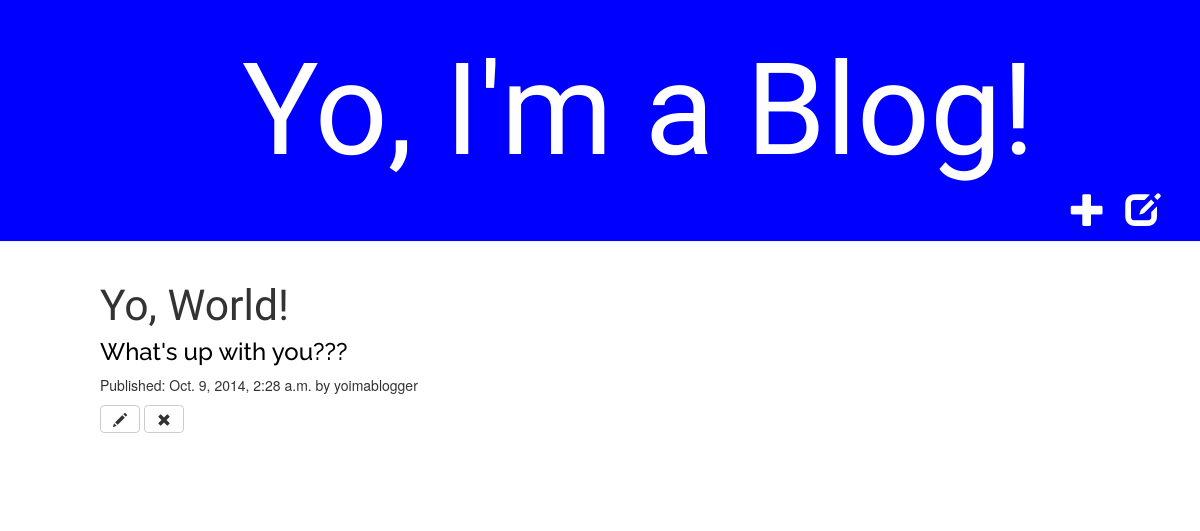
The app's page /post/4/ with its own data.
### blog/models.py (models this page shows, shortened)
class Post(models.Model):
    author = models.ForeignKey(User)
    title = models.CharField(max_length=200)
    text = models.TextField()
    created_date = models.DateTimeField(
            default=timezone.now)
    published_date = models.DateTimeField(
            blank=True, null=True)

### blog/views.py (the view)
# urls.py: url(r'^post/(?P<pk>[0-9]+)/$', views.post_detail),
def post_detail(request, pk):
    post = get_object_or_404(Post, pk=pk)
    return render(request, 'blog/post_detail.html', {'post': post})

### blog/templates/blog/post_detail.html (shortened to what this page needs)
{% extends 'blog/base.html' %}
{% block content %}
    <div class="post">
      <h2>{{ post.title }}</h2>
      <h4>{{ post.text|linebreaks }}</h4>
      {% if post.published_date %}
        <p>Published: {{ post.published_date }} by {{ post.author }}</p>
      {% else %}
        <a class="btn btn-default" href="{% url 'blog.views.post_publish' pk=post.pk %}">Yo, publish this post!</a>
      {% endif %}
      <a class="btn btn-default" href="{% url 'post_edit' pk=post.pk %}"><span class="glyphicon glyphicon-pencil"></span></a>
      <a class="btn btn-default" href="{% url 'post_remove' pk=post.pk %}"><span class="glyphicon glyphicon-remove"></span></a>
    </div>
{% endblock %}

### static/css/blog.css (style rules this page uses)
h2 { font-family: 'Exo', sans-serif; font-size: 32pt; }
h4 { font-size: 18pt; font-family: 'Raleway', sans-serif; color: black; text-decoration: none; }
.post { margin-bottom: 70px; }

### records on screen
Post: title "Yo, World!", text "What's up with you???", published_date "Oct. 9, 2014, 2:28 a.m.", author "yoimablogger"
